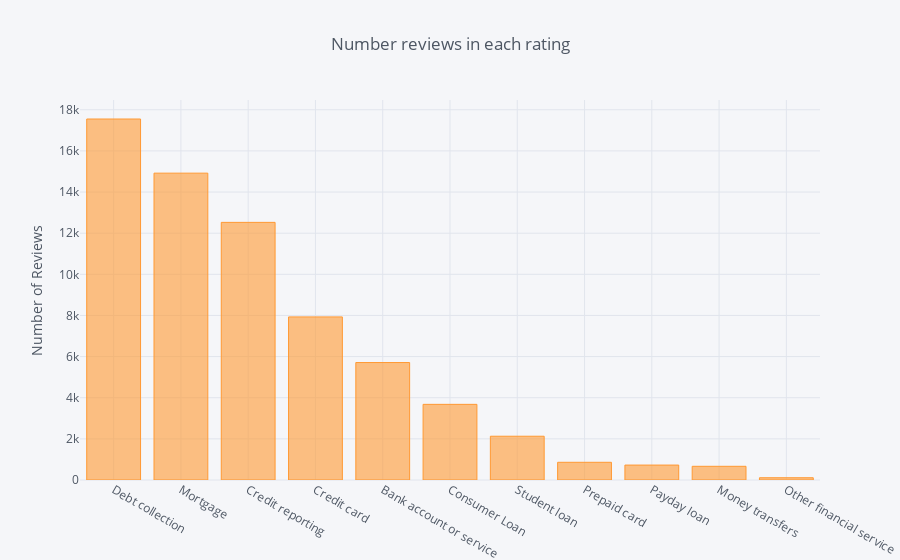

Notebook code cell kept with this figure:
### Code cell
df['product'].value_counts().sort_values(ascending=False).iplot(kind='bar', yTitle='Number of Reviews', 
                                                                title='Number reviews in each rating')

### Figure 1 — Plotly figure (JSON) as saved in the notebook; plotly's stock layout.template omitted (floating-point values rounded to 4 significant figures)
{"data": [{"marker": {"color": "rgba(255, 153, 51, 0.6)", "line": {"color": "rgba(255, 153, 51, 1.0)", "width": 1}}, "name": "product", "orientation": "v", "text": "", "type": "bar", "uid": "80c25816-9e38-11e9-9c1c-cf6d36e5b0e2", "x": ["Debt collection", "Mortgage", "Credit reporting", "Credit card", "Bank account or service", "Consumer Loan", "Student loan", "Prepaid card", "Payday loan", "Money transfers", "Other financial service"], "y": [17552, 14919, 12526, 7929, 5711, 3678, 2128, 861, 726, 666, 110]}], "layout": {"legend": {"bgcolor": "#F5F6F9", "font": {"color": "#4D5663"}}, "paper_bgcolor": "#F5F6F9", "plot_bgcolor": "#F5F6F9", "title": "Number reviews in each rating", "titlefont": {"color": "#4D5663"}, "xaxis": {"gridcolor": "#E1E5ED", "showgrid": true, "tickfont": {"color": "#4D5663"}, "title": "", "titlefont": {"color": "#4D5663"}, "zerolinecolor": "#E1E5ED"}, "yaxis": {"gridcolor": "#E1E5ED", "showgrid": true, "tickfont": {"color": "#4D5663"}, "title": "Number of Reviews", "titlefont": {"color": "#4D5663"}, "zerolinecolor": "#E1E5ED"}}}
